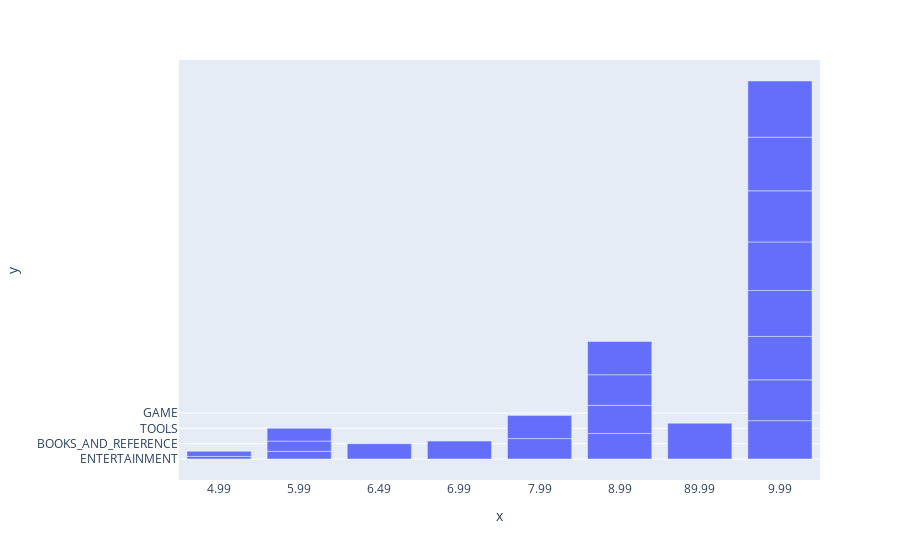

The notebook cell this image was saved under:
### Markdown cell above
## Most Expensive 10 Apps(USD):

### Code cell
most_expensive = df.groupby('Category').Price.max().sort_values(ascending = True)
px.bar(x = most_expensive.values[10:], y = most_expensive.index[10:])

### Figure 1 — Plotly figure (JSON) as saved in the notebook; plotly's stock layout.template omitted (floating-point values rounded to 4 significant figures)
{"data": [{"alignmentgroup": "True", "hovertemplate": "x=%{x}<br>y=%{y}<extra></extra>", "legendgroup": "", "marker": {"color": "#636efa", "pattern": {"shape": ""}}, "name": "", "offsetgroup": "", "orientation": "v", "showlegend": false, "textposition": "auto", "type": "bar", "x": ["4.99", "4.99", "4.99", "5.99", "5.99", "5.99", "6.49", "6.99", "7.99", "7.99", "8.99", "8.99", "8.99", "8.99", "89.99", "9.99", "9.99", "9.99", "9.99", "9.99", "9.99", "9.99", "9.99"], "xaxis": "x", "y": ["ENTERTAINMENT", "FOOD_AND_DRINK", "PARENTING", "EDUCATION", "FINANCE", "VIDEO_PLAYERS", "BOOKS_AND_REFERENCE", "WEATHER", "DATING", "LIFESTYLE", "PRODUCTIVITY", "SPORTS", "TOOLS", "TRAVEL_AND_LOCAL", "BUSINESS", "MAPS_AND_NAVIGATION", "MEDICAL", "HEALTH_AND_FITNESS", "GAME", "PERSONALIZATION", "PHOTOGRAPHY", "FAMILY", "AUTO_AND_VEHICLES"], "yaxis": "y"}], "layout": {"barmode": "relative", "legend": {"tracegroupgap": 0}, "margin": {"t": 60}, "xaxis": {"anchor": "y", "domain": [0, 1], "title": {"text": "x"}}, "yaxis": {"anchor": "x", "domain": [0, 1], "title": {"text": "y"}}}}
